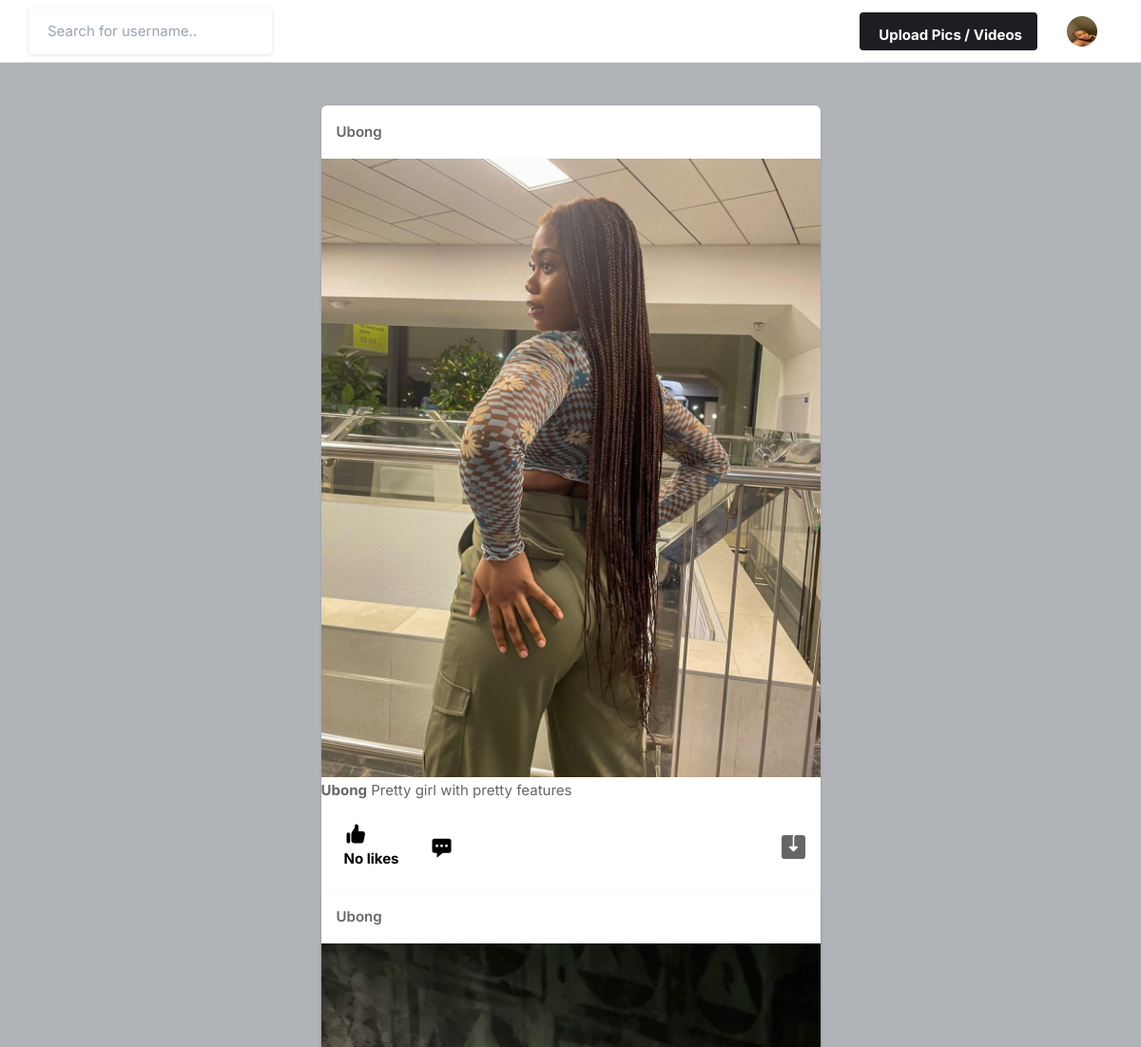
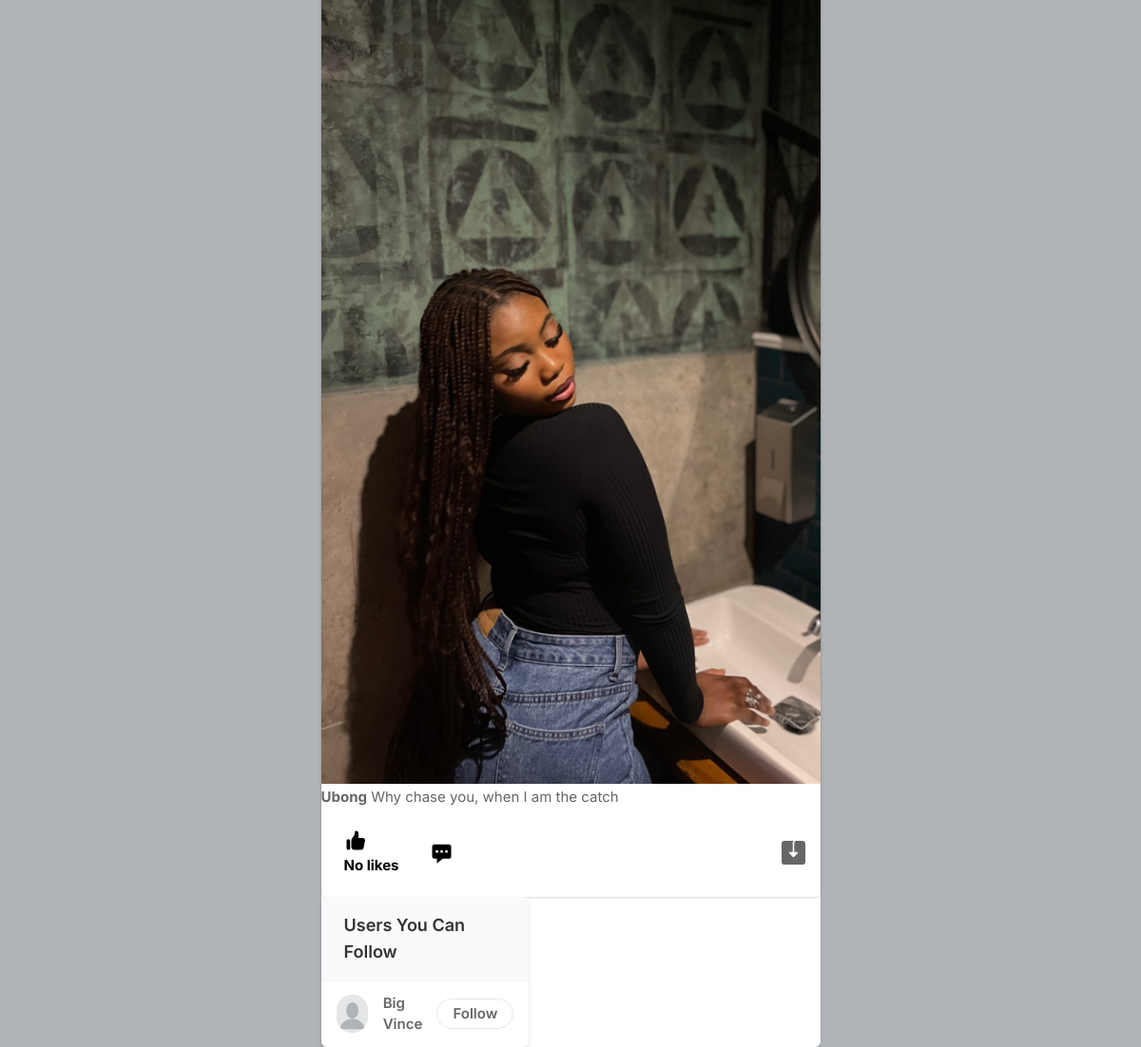
Screenshot of / (signed in) with the database file from the repository (2 pictures, top to bottom).
### core/models.py (models this page shows, shortened)
class Profile(models.Model):
    user = models.ForeignKey(User, on_delete=models.CASCADE)
    id_user = models.IntegerField()
    bio = models.TextField(blank=True)
    profileimg = models.ImageField(upload_to='profile_images', default='blank-profile-picture.png')
    location = models.CharField(max_length=100, blank=True)

class Post(models.Model):
    id = models.UUIDField(primary_key=True, default=uuid.uuid4)
    user = models.CharField(max_length=100)
    image = models.ImageField(upload_to='post_images')
    caption = models.TextField()
    created_at = models.DateTimeField(default=datetime.now)
    no_of_likes = models.IntegerField(default=0)

### core/views.py (the view)
# urls.py: path('', views.index, name='index'),
@login_required(login_url='signin')
def index(request):
    user_object = User.objects.get(username=request.user.username)
    user_profile = Profile.objects.get(user=user_object)
    user_following_list = []
    feed = []
    user_following =  FollowersCount.objects.filter(follower=request.user.username)
    for users in user_following:
        user_following_list.append(users.user)
    for usernames in user_following_list:
        feed_lists = Post.objects.filter(user=usernames)
        feed.append(feed_lists)
    feed_list = list(chain(*feed))
    all_users = User.objects.all()
    user_following_all = []
    for user in user_following:
        user_list = User.objects.get(username = user.user)
        user_following_all.append(user_list)
    new_suggestions_list = [x for x in list(all_users) if (x not in list(user_following_all))]
    current_user = User.objects.filter(username=request.user.username)
    final_suggestions_list = [x for x in list(new_suggestions_list) if ( x not in list(current_user))]
    random.shuffle(final_suggestions_list)
    username_profile = []
    username_profile_list = []
    for users in final_suggestions_list:
        username_profile.append(users.id)
    for ids in username_profile:
        profile_lists = Profile.objects.filter(id_user=ids)
        username_profile_list.append(profile_lists)
    suggestions_username_profile_list = list(chain(*username_profile_list))
    return render(request, 'index.html',{'user_profile': user_profile,
    'posts': feed_list,
    'suggestions_username_profile_list': suggestions_username_profile_list[:4]} )

### templates/index.html (shortened to what this page needs)
{% load static %}
<!DOCTYPE html>
<html lang="en">
<head>
    <link rel="stylesheet" href="{% static 'assets/css/icons.css' %}">
    <link rel="stylesheet" href="{% static 'assets/css/uikit.css' %}">
    <link rel="stylesheet" href="{% static 'assets/css/style.css' %}">
    <link rel="stylesheet" href="{% static 'assets/css/tailwind.css' %}">
</head>
<body>
            <header>
                <div class="header_inner">
                    <form action="/search" method="POST">
                    <div class="left-side">
                            <input type="text" placeholder="Search for username.."name="username">
                    </div>
                </form>
                    <div class="right-side lg:pr-4">
                        <a href="#"
                            class="bg-pink-500 flex font-bold hidden hover:bg-pink-600 hover:text-white inline-block items-center lg:block max-h-10 mr-4 px-4 py-2 rounded shado text-white">
                              Upload Pics / Videos
                        </a>
                        <a href="#">
                            <img src="{{ user_profile.profileimg.url }}" class="header-avatar" alt="">
                        </a>
                    </div>
                </div>
            </header>
            <div class="container m-auto">
                <div class="lg:flex justify-center lg:space-x-10 lg:space-y-0 space-y-5">
                    <div class="space-y-5 flex-shrink-0 lg:w-7/12">
                        {% for post in posts reversed %}
                        <div class="bg-white shadow rounded-md  -mx-2 lg:mx-0">
                            <div class="flex justify-between items-center px-4 py-3">
                                <div class="flex flex-1 items-center space-x-4">
                                    <span class="block capitalize font-semibold "> <a href="{% url 'profile' post.user%}">{{post.user}}</a> </span>
                                </div>
                              <div>
                                <a href="#"> <i class="icon-feather-more-horizontal text-2xl hover:bg-gray-200 rounded-full p-2 transition -mr-1 "></i> </a>
                              </div>
                            </div>
                            <div uk-lightbox>
                                <a href="{{ post.image.url }}">
                                    <img src="{{ post.image.url}}" alt="">
                                </a>
                            </div>
                            <p>
                                <a href="#"><strong>{{post.user }}</strong> {{post.caption}}</a>
                            </p>
                            <div class="py-3 px-4 space-y-3">
                                <div class="flex space-x-4 lg:font-bold">
                                    <a href="/like-post?post_id={{ post.id }} " class="flex items-center space-x-2">
                                        <div class="p-2 rounded-full text-black">
                                            {% if post.no_of_likes == 0%}
                                                <p>No likes </p>
                                            {%elif post.no_of_likes == 1%}
                                                <p> Liked by {{post.no_of_likes }} person</p>
                                            {% else %}
                                                <p> Liked by {{post.no_of_likes }} people</p>
                                            {% endif %}
                                        </div>
                                    </a>
                                    <a href="#" class="flex items-center space-x-2">
                                        <div class="p-2 rounded-full text-black">
                                            <svg xmlns="http://www.w3.org/2000/svg" viewBox="0 0 20 20" fill="currentColor" width="25" height="25" class="">
                                                <path fill-rule="evenodd" d="M18 5v8a2 2 0 01-2 2h-5l-5 4v-4H4a2 2 0 01-2-2V5a2 2 0 012-2h12a2 2 0 012 2zM7 8H5v2h2V8zm2 0h2v2H9V8zm6 0h-2v2h2V8z" clip-rule="evenodd" />
                                            </svg>
                                        </div>
                                    </a>
                                    <a href="{{ post.image.url }}" class="flex items-center space-x-2 flex-1 justify-end" download>
                                    </a>
                                </div>
                            </div>
                            {% endfor %}
                    </div>
                    <div class="lg:w-5/12">
                        <div class="bg-white  shadow-md rounded-md overflow-hidden">
                            <div class="bg-gray-50  border-b border-gray-100 flex items-baseline justify-between py-4 px-6 ">
                                <h2 class="font-semibold text-lg">Users You Can Follow</h2>
                            </div>
                            <div class="divide-gray-300 divide-gray-50 divide-opacity-50 divide-y px-4 ">
                                {% for suggestion in suggestions_username_profile_list %}
                                <div class="flex items-center justify-between py-3">
                                    <div class="flex flex-1 items-center space-x-4">
                                        <a href="profile.html">
                                            <img src="{{ suggestion.profileimg.url}}" class="bg-gray-200 rounded-full w-10 h-10">
                                        </a>
                                        <div class="flex flex-col">
                                            <span class="block capitalize font-semibold"> {{suggestion.user}} </span>
                                        </div>
                                    </div>
                                    <a href="{% url 'profile' suggestion.user %}" class="border border-gray-200 font-semibold px-4 py-1 rounded-full hover:bg-pink-600 hover:text-white hover:border-pink-600 "> Follow </a>
                                </div>
                                {% endfor %}
                                                            </div>
                        </div>
                    </div>
                </div>
            </div>
        </div>
    </div>
</body>
</html>

### static/assets/css/style.css (style rules this page uses)
body { background-color: #B0B3B8!important; }
input { height: 48px; line-height: 48px; padding: 0 20px; outline: none; font-size: 15px; color: #808080; max-width: 100%; width: 100%; -webkit-box-sizing: border-box; box-sizing: border-box; display: block; font-weight: 400; opacity: 1; border-radius: 4px; border: none; -webkit-box-shadow: 0 1px 4px 0px rgba(0, 0, 0, 0.12); box-shadow: 0 1px 4px 0px rgba(0, 0, 0, 0.12); }
input[type="text"], input[type="password"], input[type="email"], input[type="number"] { height: 48px; line-height: 48px; padding: 0 20px; outline: none; font-size: 15px; color: #808080; max-width: 100%; width: 100%; -webkit-box-sizing: border-box; box-sizing: border-box; display: block; font-weight: 400; opacity: 1; border-radius: 4px; border: none; -webkit-box-shadow: 0 1px 4px 0px rgba(0, 0, 0, 0.12); box-shadow: 0 1px 4px 0px rgba(0, 0, 0, 0.12); }
input { -webkit-transition: all 0.1s ease-in-out; transition: all 0.1s ease-in-out; }
::placeholder { color: #808080; opacity: 1; }
a { color: #be185d; -webkit-transition: 0.3s; transition: 0.3s; outline: none !important; }
img { max-width: 100%; }
body { color: #666; font-size: 15px; line-height: 27px; background-color: #f0f2f5; font-family: "Inter", sans-serif; text-transform: none; }
body p { font-size: 15px; line-height: 27px; }
h1, h2, h3, h4, h5, h6 { font-family: "Inter", sans-serif; text-transform: none; }
input[type="text"], input[type="password"], input[type="email"] { font-family: "Inter", sans-serif; text-transform: none; }
h1, h2, h3, h4, h5, h6 { color: #333; font-weight: 500; margin: 0; padding: 0; }
h2 { font-size: 26px; }
b, strong { font-weight: 700 !important; }
@media (min-width: 1024px) { .container { max-width: 900px !important; padding-top: 45px; } }
header { background-color: #fff; left: 0; right: 0; top: 0; z-index: 99; height: 66px; display: -webkit-box; display: -ms-flexbox; display: flex; -webkit-box-align: center; -ms-flex-align: center; align-items: center; border-bottom: 1px solid #e5e7eb; }
header .header_inner { display: -webkit-box; display: -ms-flexbox; display: flex; -webkit-box-align: center; -ms-flex-align: center; align-items: center; max-width: 1090px; margin: auto; width: 100%; max-width: 100% !important; padding: 0 30px; }
header .header_inner .left-side { display: -webkit-box; display: -ms-flexbox; display: flex; -webkit-box-align: center; -ms-flex-align: center; align-items: center; }
header .header_inner .right-side { display: -webkit-box; display: -ms-flexbox; display: flex; -webkit-box-align: center; -ms-flex-align: center; align-items: center; -webkit-box-pack: end; -ms-flex-pack: end; justify-content: flex-end; margin-left: auto; }
header .header_inner .right-side .header-avatar { width: 32px; height: 32px; border-radius: 100%; margin-left: 15px; }

### rows the page displays
Profile: profileimg (picture)
Post: user "Ubong", image (picture), caption "Pretty girl with pretty features", no_of_likes "No likes"
Post: user "Ubong", image (picture), caption "Why chase you, when I am the catch", no_of_likes "No likes"
Profile: profileimg (placeholder picture), user "Big Vince"
